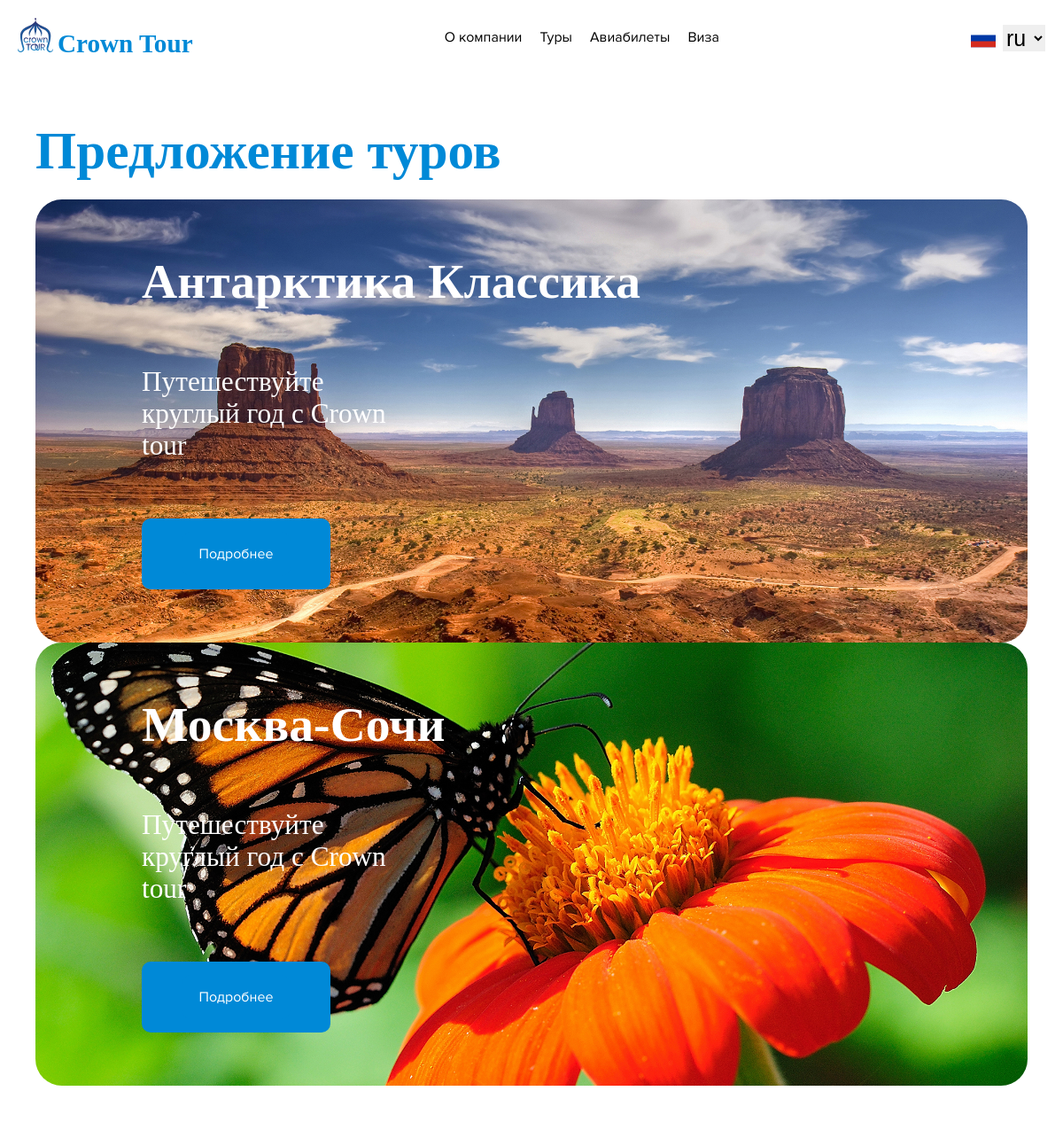
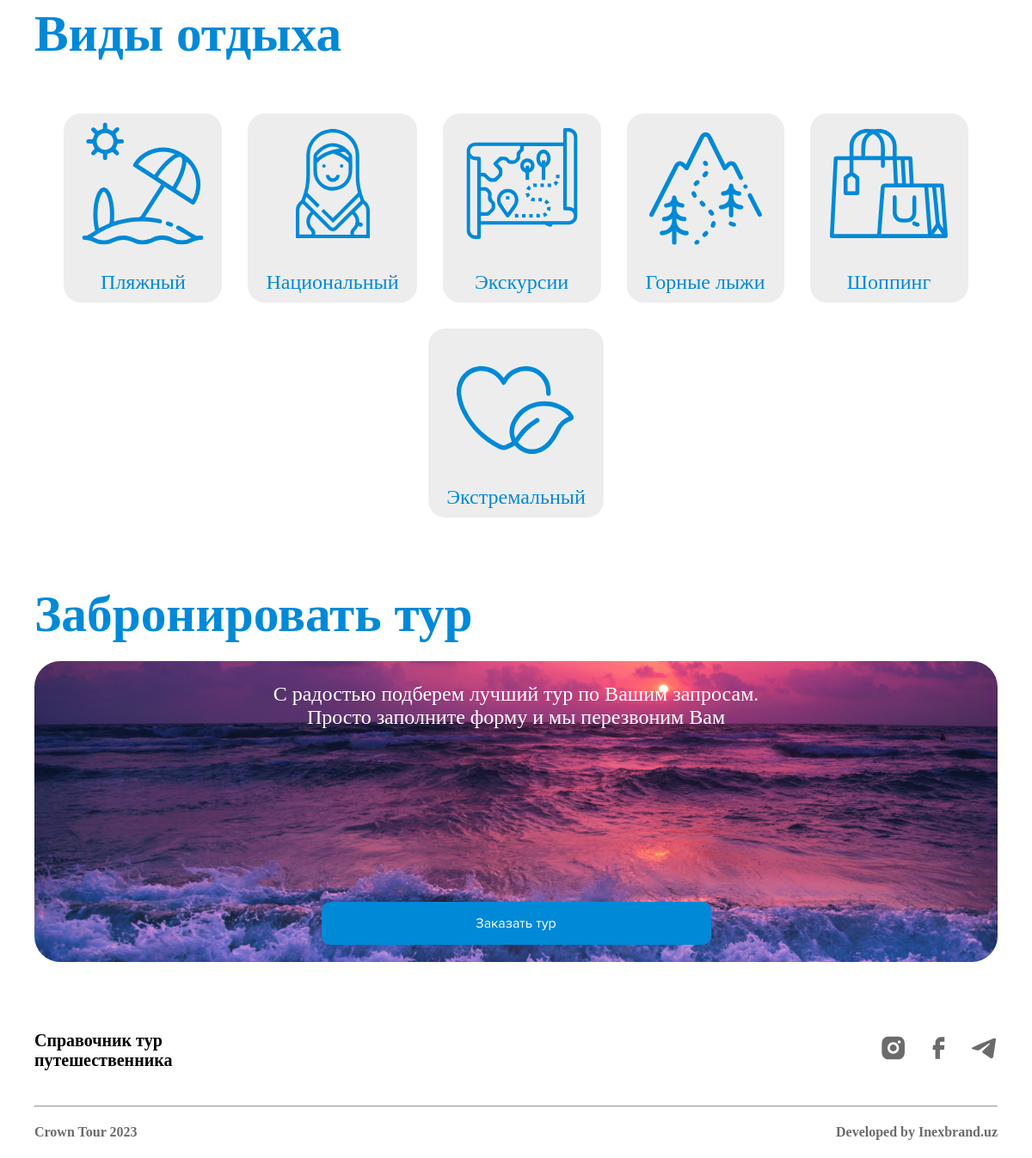
The page / on the database its author committed (2 pictures, top to bottom).
### turs/models.py (models this page shows, shortened)
class Turs_obj(models.Model):
    TURS_TAYP = [
        ("Пляжный","Пляжный"),
        ("Национальный","Национальный"),
        ("Шоппинг","Шоппинг"),
        ("Экскурсии","Экскурсии"),
        ("Экстремальный","Экстремальный"),
        ("Горные лыжи","Горные лыжи"),
    ]
    type_turs = models.CharField(max_length=100, choices=TURS_TAYP)
    premium_comment = models.CharField('Описание уникального тура' , max_length=200)
    adout_comment = models.CharField('Примечание к туру' , max_length=200)
    premium = models.BooleanField('уникальный тур')
    img_tur = models.ImageField(upload_to='media/')
    name_tur = models.CharField('Название тура', max_length=250)
    season = models.CharField('Сезон', max_length=250)
    how_many_days = models.DecimalField('Сколько дней',  max_digits=20, decimal_places=0)
    how_many_nights = models.DecimalField('Сколько ночей', max_digits=20, decimal_places=0)
    create_day = models.DateField('день создания тура', default=date.today)
    duration_tur = models.DecimalField('длительность тура', max_digits=20, decimal_places=0)
    price = models.CharField('цена тура',max_length=250)
    arrival_day = models.DateField('прилёт')
    departure_day = models.DateField('вылет')
    comment_turs = models.TextField('Описание тура')
    hotel_name = models.CharField('название отеля', max_length=255)
    hotel_eat = models.CharField('Питание', max_length=255)
    hotel_number = models.CharField('Номер отеля', max_length=255)
    arrival_city = models.CharField('c какого города вылет', max_length=255)
    departure_city = models.CharField('в какой город прилёт', max_length=255)
    YesServices = models.ManyToManyField(IncludedPrice, verbose_name='Включено в стоимость:', related_name='NoIncludedPrice', null=True, blank=True)
    NoServices = models.ManyToManyField(IncludedPrice, verbose_name='Не включено в стоимость:', related_name='YesIncludedPrice', null=True, blank=True)
    tru_io = models.ManyToManyField(TourPlan, verbose_name='План тура', related_name='tru_io_pla', null=True, blank=True)
    class Meta:
        verbose_name = 'Тур'
        verbose_name_plural = 'Туры'

### main/views.py (the view)
# urls.py: path('', views.index, name='flights'),
def index(request):
    arr = Turs_obj.objects.all()
    return render(request, 'main/index.html', {'arr': arr})

### main/templates/main/index.html (shortened to what this page needs)
{% extends 'main/layout.html' %}
{% load static %}
{% load i18n %}
{% block style %}
<link rel="stylesheet" href="{% static 'main/scss/index.css' %}">
{% endblock %}
{% block content %}
<section class="head">
    <div class="cont">
        <h1 class="mytext">{% trans 'Предложение туров' %}</h1>
        <div class="box">
            <div class="swiper mySwiper">
                <div class="swiper-wrapper">
                    {% for item in arr %}
                        {% if item.premium == True %}
                        <div class="swiper-slide">
                            <div class="block">
                                <div class="text">
                                    <h2>{{item.name_tur}}</h2>
                                    <p style="width: 320px;">
                                        {{item.premium_comment}}
                                    </p>
                                    <div class="gde">
                                        <button class="btn_all"><a href="{% url 'state-detail' item.id %}" style="text-decoration: none;" class="btn_all">Подробнее</a></button>
                                    </div>
                                </div>
                                <img src="media/{{item.img_tur}}" alt="">
                            </div>
                        </div>
                        {% endif %}
                    {% endfor %}
                </div>
            </div>
        </div>
    </div>
</section>
<section class="rest" data-aos="zoom-out-up">
    <div class="cont">
        <h1 class="mytext">{% trans 'Виды отдыха' %}</h1>
        <div class="items">
            <div class="item">
                <img src="{% static 'main/img/rest_Beach_icon.svg' %}">
                <p>{% trans 'Пляжный' %}</p>
            </div>
            <div class="item">
                <img src="{% static 'main/img/rest_National_icon.svg' %}">
                <p>{% trans 'Национальный' %}</p>
            </div>
            <div class="item">
                <img src="{% static 'main/img/rest_Excursions_icon.svg' %}">
                <p>{% trans 'Экскурсии' %}</p>
            </div>
            <div class="item">
                <img src="{% static 'main/img/rest_Skiing_icon.svg' %}">
                <p>{% trans 'Горные лыжи' %}</p>
            </div>
            <div class="item">
                <img src="{% static 'main/img/rest_Shopping_icon.svg' %}">
                <p>{% trans 'Шоппинг' %}</p>
            </div>
            <div class="item">
                <img src="{% static 'main/img/rest_Extreme_icon.svg' %}">
                <p>{% trans 'Экстремальный' %}</p>
            </div>
        </div>
    </div>
</section>
<section class="Book_tour" data-aos="zoom-out-up">
    <div class="cont">
        <h1 class="mytext">{% trans 'Забронировать тур' %}</h1>
        <div class="block">
            <p>{% trans 'С радостью подберем лучший тур по Вашим запросам. <br> Просто заполните форму и мы перезвоним Вам' %}</p>
            <button id="btn_post_main" class="btn_all">{% trans 'Заказать тур' %}</button>
        </div>
    </div>
</section>
{% endblock %}

### static/main/scss/index.css (style rules this page uses)
.btn_all { display: flex; justify-content: center; align-items: center; padding: 15px 20px; gap: 10px; border-radius: 10px; background: #0089D7; border: 0; color: #FFF; font-family: Proxima Nova; font-size: 16px; font-style: normal; font-weight: 400; line-height: normal; }
.head { margin-top: 50px; }
.head h1 { margin-bottom: 20px; }
.head .box .swiper { width: 100%; }
.head .box .swiper .swiper-wrapper { width: 100%; }
.head .box .swiper .swiper-wrapper .swiper-slide { width: 100%; }
.head .box .swiper .swiper-wrapper .swiper-slide .block { height: 500px; position: relative; overflow: hidden; }
.head .box .swiper .swiper-wrapper .swiper-slide .block .text { position: relative; z-index: 1; color: #fff; padding: 60px 120px; height: 100%; display: flex; justify-content: space-between; align-items: start; flex-direction: column; }
.head .box .swiper .swiper-wrapper .swiper-slide .block .text h2 { color: #FFF; font-family: Kreadon; font-size: 55.619px; font-style: normal; font-weight: 700; line-height: normal; }
.head .box .swiper .swiper-wrapper .swiper-slide .block .text p { color: #FFF; font-family: Kreadon; font-size: 31.277px; font-style: normal; font-weight: 500; line-height: normal; }
.head .box .swiper .swiper-wrapper .swiper-slide .block .text button { width: 213px; }
.head .box .swiper .swiper-wrapper .swiper-slide .block img { position: absolute; width: 100%; height: 100%; border-radius: 30px; -o-object-fit: cover; object-fit: cover; -o-object-position: center; object-position: center; top: 0; left: 0; }
.rest { margin-top: 55px; }
.rest .items { display: flex; justify-content: center; align-items: center; gap: 30px; padding: 58px 0; flex-wrap: wrap; }
.rest .items .item { display: flex; justify-content: center; align-items: center; border-radius: 20px; background: #EDEDED; padding: 10px 21px; gap: 30px; flex-direction: column; }
.rest .items .item p { color: #0089D7; font-family: Kreadon; font-size: 24px; font-style: normal; font-weight: 500; line-height: normal; }
.Book_tour { margin: 20px 0 80px; }
.Book_tour h1 { margin: 0 0 20px; }
.Book_tour .block { background-image: url("../img/Book_tour_img.jpg"); height: 350px; display: flex; justify-content: space-between; align-items: center; padding: 25px 0 20px; flex-direction: column; border-radius: 30px; background-position: center; background-repeat: no-repeat; background-size: cover; }
.Book_tour .block p { color: #FFF; text-align: center; font-family: Kreadon; font-size: 24px; font-style: normal; font-weight: 400; line-height: normal; }
.Book_tour .block button { width: 453px; margin: 0 auto; }

### static/main/scss/layout.css (style rules this page uses)
* { margin: 0; padding: 0; box-sizing: border-box; transition: all 0.3s; }
section[data-aos=zoom-out-up] { transition: all 1s !important; }
section { scroll-margin-top: 100px; }
.cont { max-width: 1440px; margin: 0 auto; padding: 0 10px; width: 95%; }
.mytext { color: #0089d7; font-family: Kreadon; font-size: 59.355px; font-style: normal; font-weight: 700; line-height: normal; }

### rows shown on the page
Turs_obj: name_tur "Антарктика Классика", premium_comment "Путешествуйте круглый год с Crown tour", img_tur (picture)
Turs_obj: name_tur "Москва-Сочи", premium_comment "Путешествуйте круглый год с Crown tour", img_tur (picture)

### other values the page prints
form field value "ru"
